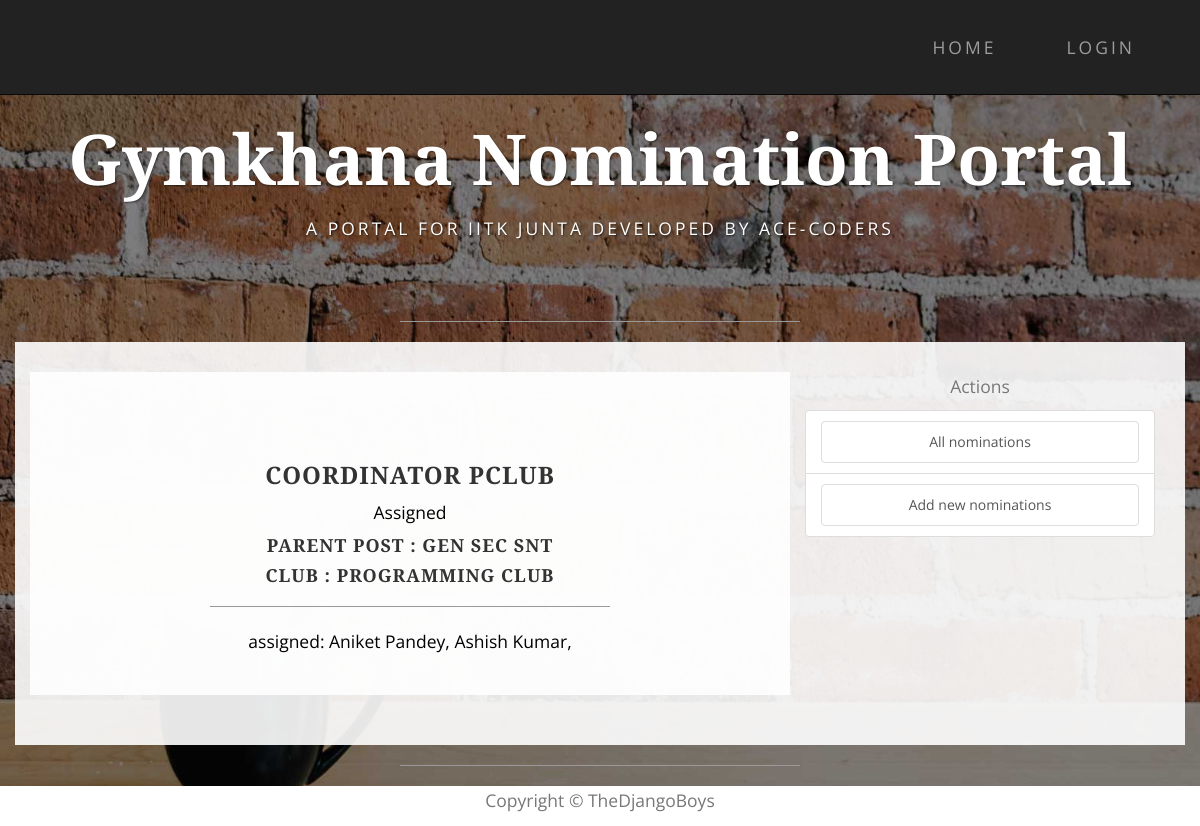
Screenshot of /nominations/child_post/18/10/ with the database file from the repository.
### nomi/models.py (models this page shows, shortened)
class Post(models.Model):
    STATUS = (
        ('Post created', 'Post created'),
        ('Approved', 'Approved'),
        ('rejected','rejected'),
        ('Assigned', 'Assigned'),
    )
    post_name = models.CharField(max_length=500, null=True)
    club = models.ForeignKey(Club, on_delete=models.CASCADE, null=True, blank=True)
    parent = models.ForeignKey('self', on_delete=models.CASCADE, null=True, blank=True)
    post_holders = models.ManyToManyField(User, blank=True)
    post_approvals = models.ManyToManyField('self',related_name = 'approvals',symmetrical=False, blank=True)
    status = models.CharField(max_length=50, choices=STATUS, default='Post created')

class Club(models.Model):
    club_name = models.CharField(max_length=100, null=True)
    club_parent = models.ForeignKey('self', null=True, blank=True)
    club_members = models.ManyToManyField(User, blank=True)

class UserProfile(models.Model):
    PROGRAMME = (
        ('B.Tech', 'B.Tech'),
        ('B.S', 'B.S'),
    )
    DEPT = (
        ('Aerospace Engineering', 'AE'),
        ('Biological Sciences & Engineering', 'BSBE'),
        ('Chemical Engineering', 'CHE'),
        ('Civil Engineering', 'CE'),
        ('Computer Science & Engineering', 'CSE'),
        ('Electrical Engineering', 'EE'),
        ('Materials Science & Engineering', 'MSE'),
        ('Mechanical Engineering', 'ME'),
        ('Industrial & Management Engineering', 'IME'),
        ('Chemistry', 'CHM'),
        ('Mathematics & Scientific Computing', 'MTH'),
        ('Physics', 'PHY'),
        ('Earth Sciences', 'ES')
    )
    YEAR = (
        ('Y16', 'Y16'),
        ('Y15', 'Y15'),
        ('Y14', 'Y14'),
        ('Y13', 'Y13'),
        ('Y12', 'Y12'),
        ('Y11', 'Y11'),
    )
    HALL = (
        (1, '1'), (2, '2'), (3, '3'), (4, '4'), (5, '5'), (6, '6'),
        (7, '7'), (8, '8'), (9, '9'), (10, '10'), (11, '11'), (12, '12'),
    )
    user = models.OneToOneField(User, on_delete=models.CASCADE)
    name = models.CharField(max_length=40, blank=True)
    roll_no = models.IntegerField(null=True)
    year = models.CharField(max_length=4, choices=YEAR, default='Y16')
    programme = models.CharField(max_length=7, choices=PROGRAMME, default='B.Tech')
    department = models.CharField(max_length=200, choices=DEPT, default=None)
    hall = models.IntegerField(choices=HALL, default=1)
    room_no = models.CharField(max_length=10, null=True)

### nomi/views.py (the view)
# urls.py: url(r'^child_post/(?P<pk>\d+)/(?P<view_pk>\d+)/$',views.child_post_view,name='child_post'),
def child_post_view(request,pk,view_pk):
    post=Post.objects.get(pk=pk)
    if post.status == 'Post created':
        ap=1
    else:
        ap=0
    view_pk=view_pk
    view=Post.objects.get(pk=view_pk)
    view_parent=Post.objects.get(pk=view.parent.pk)
    if view_parent in post.post_approvals.all():
        approval=1
    else:
        approval=0
    return render(request,'child_post.html',{'post':post,'view_pk':view_pk,'ap':ap,'approval':approval})

### nomi/templates/child_post.html (shortened to what this page needs)
{% extends 'base.html' %}
    {% block content  %}
        <div class="container box">
            <div class="col-lg-8 text-center box">
                <br>
                <br>
            <h3>{{post.post_name}}</h3>
                <p>{{post.status}}
                </p>
                <h4>Parent Post : {{post.parent.post_name}}</h4>
                <h4>Club : {{post.club.club_name}}</h4>
                <hr>
                <p>
                {% if post.post_holders.all %}
                    assigned:
                {% for post_holder in post.post_holders.all %}
                    {{post_holder.userprofile.name}},
                {% endfor %}
                {% else %}
                    no one assigned
                    {% endif %}
                </p>
            </div>
            <div class="col-lg-4 text-center">
                  <div class="row">
                     <div class="team-member text-center">
                        <p class="text-muted">Actions</p>
                     </div>
                  </div>
                  <div>
                     <ul class="list-group">
                         <li class="list-group-item" ><a class="list-group-item" href="">All nominations</a></li>
                         <li class="list-group-item"><a class="list-group-item" href="">Add new nominations</a></li>
                     </ul>
                  </div>
            </div>
        </div>
    {% endblock %}

### nomi/static/nomi/css/business-casual.css (style rules this page uses)
body { font-family: "Open Sans","Helvetica Neue",Helvetica,Arial,sans-serif; background: url('../img/bg.jpg') no-repeat center center fixed; -webkit-background-size: cover; -moz-background-size: cover; background-size: cover; -o-background-size: cover; }
h1, h2, h3, h4, h5, h6 { text-transform: uppercase; font-family: "Josefin Slab","Helvetica Neue",Helvetica,Arial,sans-serif; font-weight: 700; letter-spacing: 1px; }
p { font-size: 1.25em; line-height: 1.6; color: #000; }
hr { max-width: 400px; border-color: #999999; }
.box { margin-bottom: 20px; padding: 30px 15px; background: #fff; background: rgba(255,255,255,0.9); }
@media screen and (min-width:1200px) { .box:after { content: ''; display: table; clear: both; } }

### rows the page displays
Post: post_name "COORDINATOR PCLUB", status "Assigned", parent.post_name "GEN SEC SNT", club.club_name "PROGRAMMING CLUB"

### other values shown
{{ post_holder.userprofile.name }} "Aniket Pandey"
{{ post_holder.userprofile.name }} "Ashish Kumar"
